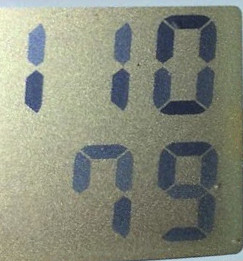
#> input picture example.jpg, 243 x 261 px
$ python grub_cut.py
#> lines starting #> are read from the running program, lines starting #| are printed output that depends on the picture; after the words box and inside, x2 and y2 are one past the last pixel; in counts of white or black regions, pixels touching at a corner belong together
from imutils.perspective import four_point_transform
from imutils import contours
import imutils
import cv2
from matplotlib import pyplot as plt
import numpy as np

DIGITS_LOOKUP = DIGITS_LOOKUP = {
    (1, 1, 1, 0, 1, 1, 1): 0,
    (0, 0, 1, 0, 0, 1, 0): 1,
    (1, 0, 1, 1, 1, 1, 0): 2,
    (1, 0, 1, 1, 0, 1, 1): 3,
    (0, 1, 1, 1, 0, 1, 0): 4,
    (1, 1, 0, 1, 0, 1, 1): 5,
    (1, 1, 0, 1, 1, 1, 1): 6,
    (1, 0, 1, 0, 0, 1, 0): 7,
    (1, 1, 1, 1, 1, 1, 1): 8,
    (1, 1, 1, 1, 0, 1, 1): 9
}

# load image
image = cv2.imread("example.jpg")
#> image is the input picture: shape (261, 243, 3); mean B, G, R 123.9, 139, 134.9

# [50 lines of commented-out code are left out]
mask = np.zeros(image.shape[:2], np.uint8)

bgdModel = np.zeros((1, 65), np.float64) # background
fgdModel = np.zeros((1, 65), np.float64)

rect = (22, 13, 200, 230) # x, y, w, h

cv2.grabCut(image, mask, rect, bgdModel, fgdModel, 3, cv2.GC_INIT_WITH_RECT)

mask2 = np.where((mask==2)|(mask==0), 0, 1).astype('uint8')
img = image * mask2[:, :, np.newaxis]
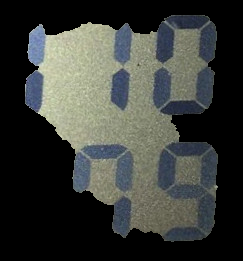
#> img: shape (261, 243, 3); mean B, G, R 56.8, 60.9, 58.2

cv2.imwrite("img.jpg", img) # debug

gray = cv2.cvtColor(img, cv2.COLOR_BGR2GRAY)
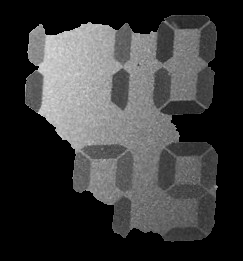
#> gray: shape (261, 243); min 0, max 223, mean 59.6
blurred = cv2.GaussianBlur(gray, (5, 5), 0)
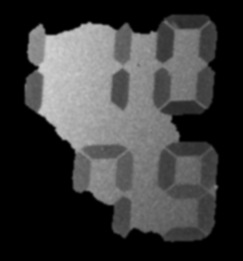
#> blurred: shape (261, 243); min 0, max 208, mean 59.6
cv2.imwrite("blurred.jpg", blurred)

# threshold the wrapped image
thresh = cv2.threshold(blurred, 0, 255,
                       cv2.THRESH_BINARY_INV | cv2.THRESH_OTSU)[1]
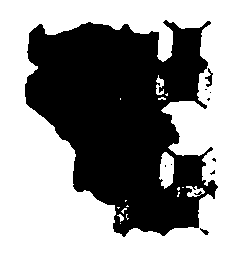
#> thresh: shape (261, 243); 58.2% white; 10 black regions (7 under 20 px), largest, box (x1, y1, x2, y2) and area: (25, 20, 218, 237) 26399, (205, 68, 213, 87) 63, (200, 228, 209, 235) 29
kernel = cv2.getStructuringElement(cv2.MORPH_ELLIPSE, (1, 5))
thresh = cv2.morphologyEx(thresh, cv2.MORPH_OPEN, kernel)
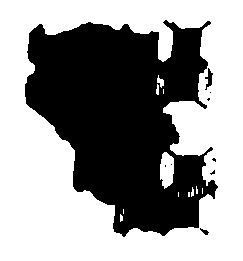
#> thresh: shape (261, 243); 57.8% white; 9 black regions (6 under 20 px), largest, box (x1, y1, x2, y2) and area: (25, 20, 218, 237) 26631, (205, 68, 213, 90) 81, (200, 228, 209, 235) 29
cv2.imwrite("thresh.jpg", thresh)
